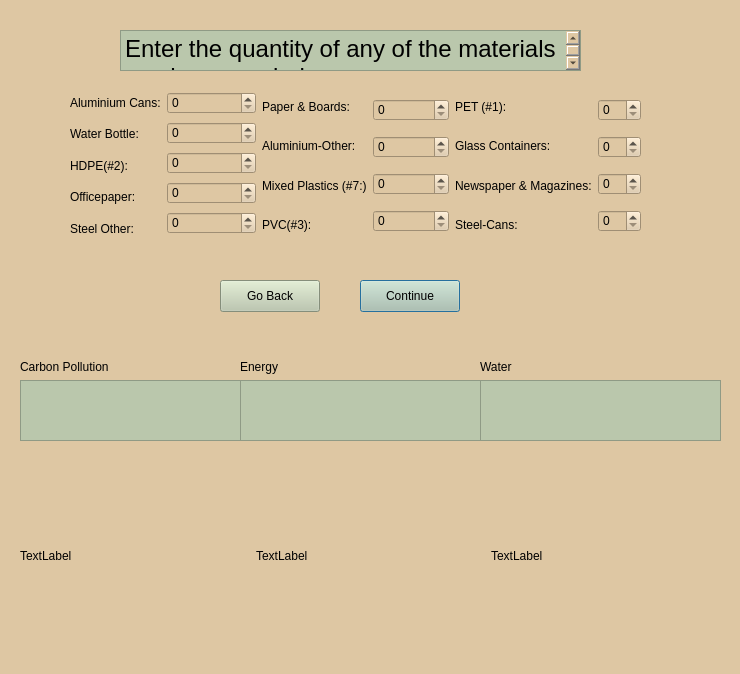
<?xml version="1.0" encoding="UTF-8"?>
<ui version="4.0">
 <class>CalculateImpactPage</class>
 <widget class="QDialog" name="CalculateImpactPage">
  <property name="geometry">
   <rect>
    <x>0</x>
    <y>0</y>
    <width>740</width>
    <height>674</height>
   </rect>
  </property>
  <property name="windowTitle">
   <string>Dialog</string>
  </property>
  <property name="styleSheet">
   <string notr="true">background-color: rgb(222, 199, 163);</string>
  </property>
  <property name="modal">
   <bool>false</bool>
  </property>
  <widget class="QPushButton" name="pushButton_continue">
   <property name="geometry">
    <rect>
     <x>360</x>
     <y>280</y>
     <width>100</width>
     <height>32</height>
    </rect>
   </property>
   <property name="styleSheet">
    <string notr="true">background-color: rgb(186, 199, 172);</string>
   </property>
   <property name="text">
    <string>Continue</string>
   </property>
  </widget>
  <widget class="QPushButton" name="pushButton">
   <property name="geometry">
    <rect>
     <x>220</x>
     <y>280</y>
     <width>100</width>
     <height>32</height>
    </rect>
   </property>
   <property name="styleSheet">
    <string notr="true">background-color: rgb(186, 199, 172);</string>
   </property>
   <property name="text">
    <string>Go Back</string>
   </property>
  </widget>
  <widget class="QTextBrowser" name="textBrowser">
   <property name="geometry">
    <rect>
     <x>120</x>
     <y>30</y>
     <width>461</width>
     <height>41</height>
    </rect>
   </property>
   <property name="styleSheet">
    <string notr="true">background-color: rgb(186, 199, 172);</string>
   </property>
   <property name="html">
    <string>&lt;!DOCTYPE HTML PUBLIC &quot;-//W3C//DTD HTML 4.0//EN&quot; &quot;http://www.w3.org/TR/REC-html40/strict.dtd&quot;&gt;
&lt;html&gt;&lt;head&gt;&lt;meta name=&quot;qrichtext&quot; content=&quot;1&quot; /&gt;&lt;meta charset=&quot;utf-8&quot; /&gt;&lt;style type=&quot;text/css&quot;&gt;
p, li { white-space: pre-wrap; }
&lt;/style&gt;&lt;/head&gt;&lt;body style=&quot; font-family:'.AppleSystemUIFont'; font-size:13pt; font-weight:400; font-style:normal;&quot;&gt;
&lt;p style=&quot; margin-top:0px; margin-bottom:0px; margin-left:0px; margin-right:0px; -qt-block-indent:0; text-indent:0px;&quot;&gt;&lt;span style=&quot; font-size:18pt;&quot;&gt;Enter the quantity of any of the materials you hav recycled.&lt;/span&gt;&lt;/p&gt;&lt;/body&gt;&lt;/html&gt;</string>
   </property>
  </widget>
  <widget class="QWidget" name="">
   <property name="geometry">
    <rect>
     <x>70</x>
     <y>90</y>
     <width>571</width>
     <height>151</height>
    </rect>
   </property>
   <layout class="QHBoxLayout" name="horizontalLayout_4">
    <item>
     <layout class="QHBoxLayout" name="horizontalLayout">
      <item>
       <layout class="QVBoxLayout" name="verticalLayout_2">
        <item>
         <widget class="QLabel" name="label">
          <property name="text">
           <string>Aluminium Cans:</string>
          </property>
         </widget>
        </item>
        <item>
         <widget class="QLabel" name="label_3">
          <property name="text">
           <string>Water Bottle:</string>
          </property>
         </widget>
        </item>
        <item>
         <widget class="QLabel" name="label_14">
          <property name="text">
           <string>HDPE(#2):</string>
          </property>
         </widget>
        </item>
        <item>
         <widget class="QLabel" name="label_12">
          <property name="text">
           <string>Officepaper:</string>
          </property>
         </widget>
        </item>
        <item>
         <widget class="QLabel" name="label_2">
          <property name="text">
           <string>Steel Other:</string>
          </property>
         </widget>
        </item>
       </layout>
      </item>
      <item>
       <layout class="QVBoxLayout" name="verticalLayout_3">
        <item>
         <widget class="QSpinBox" name="spinBox_aluminum"/>
        </item>
        <item>
         <widget class="QSpinBox" name="spinBox_wbottle"/>
        </item>
        <item>
         <widget class="QSpinBox" name="spinBox_hdpe"/>
        </item>
        <item>
         <widget class="QSpinBox" name="spinBox_opaper"/>
        </item>
        <item>
         <widget class="QSpinBox" name="spinBox_steelother"/>
        </item>
       </layout>
      </item>
     </layout>
    </item>
    <item>
     <layout class="QHBoxLayout" name="horizontalLayout_2">
      <item>
       <layout class="QVBoxLayout" name="verticalLayout_4">
        <item>
         <widget class="QLabel" name="label_4">
          <property name="text">
           <string>Paper &amp; Boards: </string>
          </property>
         </widget>
        </item>
        <item>
         <widget class="QLabel" name="label_8">
          <property name="text">
           <string>Aluminium-Other:</string>
          </property>
         </widget>
        </item>
        <item>
         <widget class="QLabel" name="label_16">
          <property name="text">
           <string>Mixed Plastics (#7:)</string>
          </property>
         </widget>
        </item>
        <item>
         <widget class="QLabel" name="label_15">
          <property name="text">
           <string>PVC(#3):</string>
          </property>
         </widget>
        </item>
       </layout>
      </item>
      <item>
       <layout class="QVBoxLayout" name="verticalLayout_5">
        <item>
         <widget class="QSpinBox" name="spinBox_paper"/>
        </item>
        <item>
         <widget class="QSpinBox" name="spinBox_aluminiumother"/>
        </item>
        <item>
         <widget class="QSpinBox" name="spinBox_mplastics"/>
        </item>
        <item>
         <widget class="QSpinBox" name="spinBox_pvs"/>
        </item>
       </layout>
      </item>
     </layout>
    </item>
    <item>
     <layout class="QHBoxLayout" name="horizontalLayout_3">
      <item>
       <layout class="QVBoxLayout" name="verticalLayout_6">
        <item>
         <widget class="QLabel" name="label_5">
          <property name="text">
           <string>PET (#1):</string>
          </property>
         </widget>
        </item>
        <item>
         <widget class="QLabel" name="label_13">
          <property name="text">
           <string>Glass Containers:</string>
          </property>
         </widget>
        </item>
        <item>
         <widget class="QLabel" name="label_11">
          <property name="text">
           <string>Newspaper &amp; Magazines:</string>
          </property>
         </widget>
        </item>
        <item>
         <widget class="QLabel" name="label_1">
          <property name="text">
           <string>Steel-Cans:</string>
          </property>
         </widget>
        </item>
       </layout>
      </item>
      <item>
       <layout class="QVBoxLayout" name="verticalLayout_7">
        <item>
         <widget class="QSpinBox" name="spinBox_pet"/>
        </item>
        <item>
         <widget class="QSpinBox" name="spinBox_glasscontainers"/>
        </item>
        <item>
         <widget class="QSpinBox" name="spinBox_npaper"/>
        </item>
        <item>
         <widget class="QSpinBox" name="spinBox_steel"/>
        </item>
       </layout>
      </item>
     </layout>
    </item>
   </layout>
  </widget>
  <widget class="QWidget" name="">
   <property name="geometry">
    <rect>
     <x>20</x>
     <y>450</y>
     <width>701</width>
     <height>211</height>
    </rect>
   </property>
   <layout class="QHBoxLayout" name="horizontalLayout_5">
    <item>
     <widget class="QLabel" name="label_6">
      <property name="text">
       <string>TextLabel</string>
      </property>
     </widget>
    </item>
    <item>
     <widget class="QLabel" name="label_7">
      <property name="enabled">
       <bool>true</bool>
      </property>
      <property name="text">
       <string>TextLabel</string>
      </property>
     </widget>
    </item>
    <item>
     <widget class="QLabel" name="label_9">
      <property name="text">
       <string>TextLabel</string>
      </property>
     </widget>
    </item>
   </layout>
  </widget>
  <widget class="QWidget" name="">
   <property name="geometry">
    <rect>
     <x>20</x>
     <y>360</y>
     <width>221</width>
     <height>81</height>
    </rect>
   </property>
   <layout class="QVBoxLayout" name="verticalLayout">
    <item>
     <widget class="QLabel" name="label_carbon">
      <property name="text">
       <string>Carbon Pollution</string>
      </property>
     </widget>
    </item>
    <item>
     <widget class="QTextBrowser" name="textBrowser_carbon">
      <property name="styleSheet">
       <string notr="true">background-color: rgb(186, 199, 172);</string>
      </property>
     </widget>
    </item>
   </layout>
  </widget>
  <widget class="QWidget" name="">
   <property name="geometry">
    <rect>
     <x>240</x>
     <y>360</y>
     <width>241</width>
     <height>81</height>
    </rect>
   </property>
   <layout class="QVBoxLayout" name="verticalLayout_8">
    <item>
     <widget class="QLabel" name="label_energy">
      <property name="text">
       <string>Energy</string>
      </property>
     </widget>
    </item>
    <item>
     <widget class="QTextBrowser" name="textBrowser_energy">
      <property name="styleSheet">
       <string notr="true">background-color: rgb(186, 199, 172);</string>
      </property>
     </widget>
    </item>
   </layout>
  </widget>
  <widget class="QWidget" name="">
   <property name="geometry">
    <rect>
     <x>480</x>
     <y>360</y>
     <width>241</width>
     <height>81</height>
    </rect>
   </property>
   <layout class="QVBoxLayout" name="verticalLayout_9">
    <item>
     <widget class="QLabel" name="label_water">
      <property name="text">
       <string>Water</string>
      </property>
     </widget>
    </item>
    <item>
     <widget class="QTextBrowser" name="textBrowser_water">
      <property name="styleSheet">
       <string notr="true">background-color: rgb(186, 199, 172);</string>
      </property>
     </widget>
    </item>
   </layout>
  </widget>
 </widget>
 <resources/>
 <connections/>
</ui>
